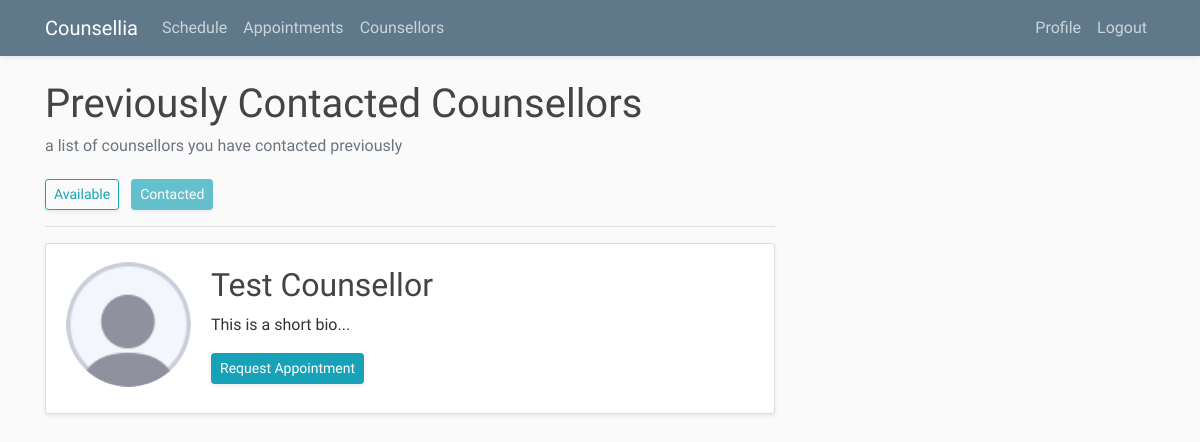
The page /counsellee/counsellors/contacted/ (signed in) on the database as committed earlier.
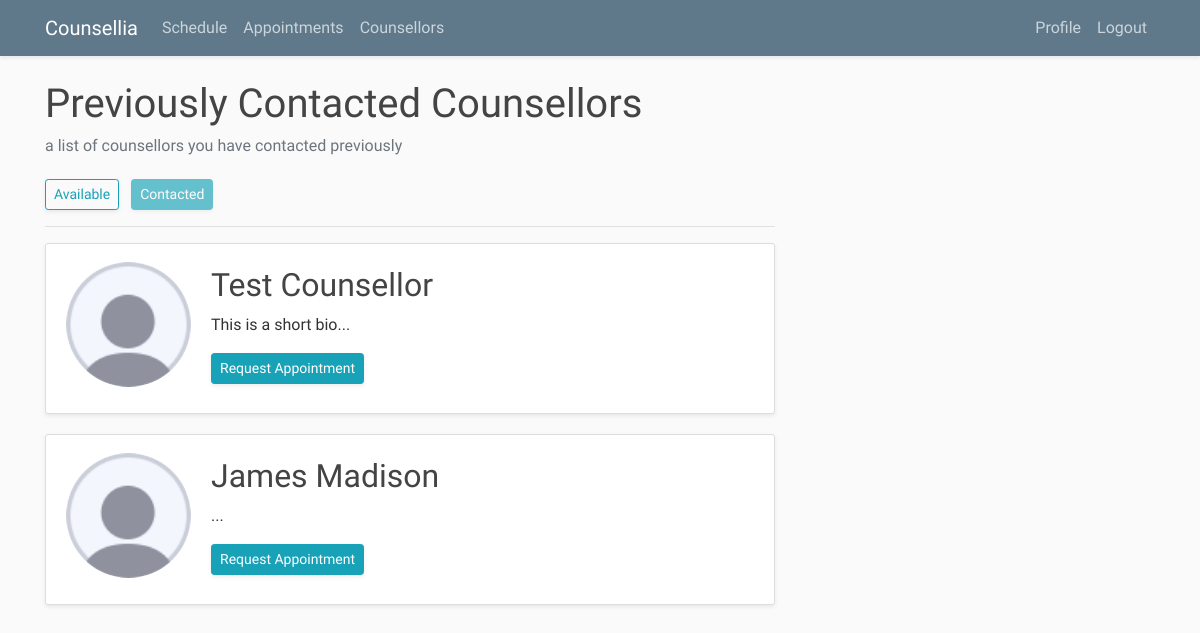
The same page on the database as committed later.
### users/models.py (models this page shows, shortened)
class Profile(models.Model):
	GENDER = (
        ('female', 'Female'),
        ('male', 'Male'),
    )
	dob = models.DateField('date of birth', null=True, blank=True)
	gender = models.CharField(max_length=10, choices=GENDER, null=True, blank=True)
	address = models.CharField(max_length=200, null=True, blank = True)
	phone_number = models.BigIntegerField('mobile number', null=True, blank=True)
	bio = models.TextField('short bio', null=True, blank=True)
	image = models.ImageField('Profile Picture', default='default.png', upload_to='profile_photos', null=True, blank=True)
	class Meta:
		abstract = True
	if image:
		def save(self):
			super().save() # run save method of super class
			img = Image.open(self.image.path) # open image that has been saved
			if img.height > 300 or img.width > 400:
				output_size = (300, 300)
				img.thumbnail(output_size)
				img.save(self.image.path)
	else: pass

class Counsellor(Profile):
	user = models.OneToOneField(User, on_delete=models.CASCADE, related_name = 'counsellor', null=True)
	counsellees = models.ManyToManyField(Counsellee, through='Counselling')
	specialties = models.ManyToManyField(Category)
	quote = models.CharField(max_length=300, null=True, blank=True)
	website = models.CharField(max_length=300, null=True, blank = True)
	qualification = models.TextField('education and qualifications', null=True, blank=True)
	available = models.BooleanField(default=True, null=True)
	class Meta:
		ordering = ['user',]

class User(AbstractUser):
	is_counsellor = models.BooleanField('counsellor status', default=False, null=True)
	is_counsellee = models.BooleanField('counsellee status', default=False, null=True)

### counsellees/views.py (the view)
# urls.py: path('counsellors/contacted/', ContactedCounsellorListView.as_view(),
class ContactedCounsellorListView(ListView):
	model = Counsellor
	template_name = 'counsellees/counsellor_contacted_list.html'
	context_object_name = 'counsellors'
	def get_queryset(self):
		counsellee = self.request.user.counsellee
		return Counsellor.objects.filter(counsellees=counsellee).distinct()

### counsellees/templates/counsellees/counsellor_contacted_list.html (shortened to what this page needs)
{% extends 'counsellia/counsellee_subbase.html' %}
{% block subcontent %}
	<h1>Previously Contacted Counsellors</h1>
	<h6 class="text-muted pb-3">a list of counsellors you have contacted previously</h6>
	<a class= "shadow-sm btn btn-outline-info btn-sm px-2 mr-2" href="{% url 'available-counsellors' %}" >Available</a>
	<a class= "shadow-sm btn btn-info btn-sm px-2 mr-2 disabled" href="{% url 'contacted-counsellors' %}">Contacted</a>
	<hr>
	{% for counsellor in counsellors %}
		{% if counsellor.available is True %}
			<article class="shadow-sm media content-section">
				<img class= "mt-2 rounded-circle account-img" src="{{ counsellor.image.url }}">
				<div class="mt-1 media-body">
					<h2 class="mt-2"><a class="article-title" href="{% url 'selected-counsellor-profile' counsellor.id %}">{{ counsellor.user.first_name }} {{ counsellor.user.last_name }}</a></h2>
					{% if counsellor.bio.len < 100 %}
						<p class ="article-content">{{ counsellor.bio }}</p>
					{% else %}
						<p class="article-content">{{ counsellor.bio }}...</p>
					{% endif %}
					<a class= "shadow-sm btn btn-info btn-sm" href="{% url 'counsellee-appointment-create' counsellor.id %}">Request Appointment</a>
				</div>
			</article>
		{% endif %}
	{% endfor %}
{% endblock %}

Rows that differ between the two databases and show on the page:
added Counsellor: image (placeholder picture), user.first_name "James", user.last_name "Madison"
